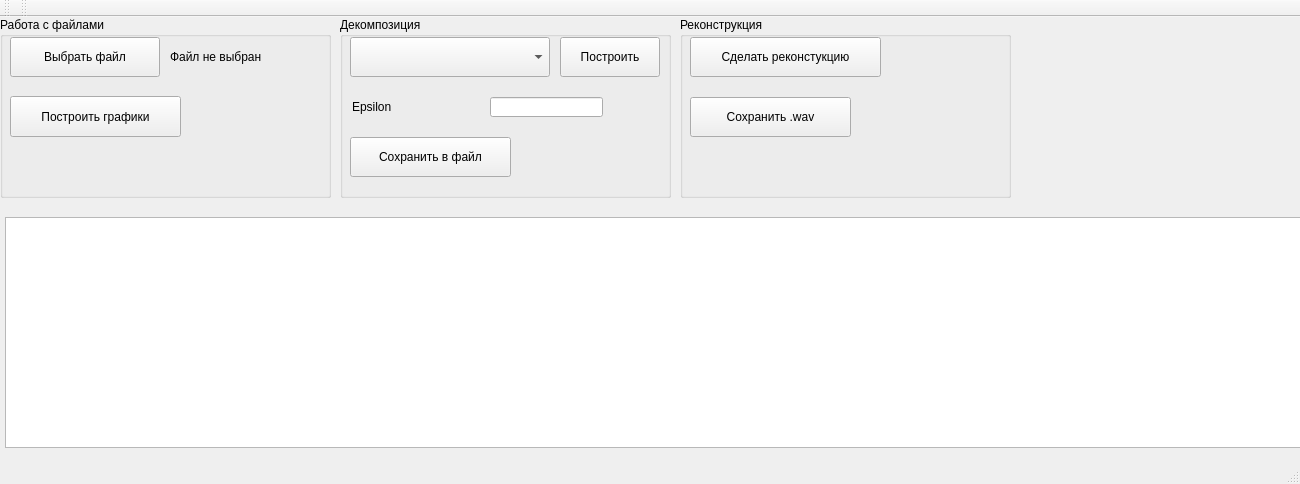
<?xml version="1.0" encoding="UTF-8"?>
<ui version="4.0">
 <class>MainWindow</class>
 <widget class="QMainWindow" name="MainWindow">
  <property name="geometry">
   <rect>
    <x>0</x>
    <y>0</y>
    <width>1300</width>
    <height>484</height>
   </rect>
  </property>
  <property name="windowTitle">
   <string>MainWindow</string>
  </property>
  <widget class="QWidget" name="centralWidget">
   <property name="autoFillBackground">
    <bool>false</bool>
   </property>
   <widget class="QGroupBox" name="groupBox">
    <property name="geometry">
     <rect>
      <x>0</x>
      <y>0</y>
      <width>331</width>
      <height>181</height>
     </rect>
    </property>
    <property name="title">
     <string>Работа с файлами</string>
    </property>
    <widget class="QPushButton" name="pushButton">
     <property name="geometry">
      <rect>
       <x>10</x>
       <y>20</y>
       <width>150</width>
       <height>40</height>
      </rect>
     </property>
     <property name="sizePolicy">
      <sizepolicy hsizetype="Fixed" vsizetype="Fixed">
       <horstretch>0</horstretch>
       <verstretch>0</verstretch>
      </sizepolicy>
     </property>
     <property name="minimumSize">
      <size>
       <width>80</width>
       <height>16</height>
      </size>
     </property>
     <property name="text">
      <string>Выбрать файл</string>
     </property>
    </widget>
    <widget class="QLabel" name="fileNameLabel">
     <property name="geometry">
      <rect>
       <x>170</x>
       <y>20</y>
       <width>150</width>
       <height>40</height>
      </rect>
     </property>
     <property name="text">
      <string>Файл не выбран</string>
     </property>
    </widget>
    <widget class="QPushButton" name="b_graph">
     <property name="geometry">
      <rect>
       <x>10</x>
       <y>79</y>
       <width>171</width>
       <height>41</height>
      </rect>
     </property>
     <property name="text">
      <string>Построить графики</string>
     </property>
    </widget>
   </widget>
   <widget class="QGroupBox" name="groupBox_2">
    <property name="geometry">
     <rect>
      <x>340</x>
      <y>0</y>
      <width>331</width>
      <height>181</height>
     </rect>
    </property>
    <property name="title">
     <string>Декомпозиция</string>
    </property>
    <widget class="QComboBox" name="comboBox">
     <property name="geometry">
      <rect>
       <x>10</x>
       <y>20</y>
       <width>200</width>
       <height>40</height>
      </rect>
     </property>
     <property name="currentIndex">
      <number>-1</number>
     </property>
     <property name="maxVisibleItems">
      <number>3</number>
     </property>
    </widget>
    <widget class="QLineEdit" name="lineEdit">
     <property name="geometry">
      <rect>
       <x>150</x>
       <y>80</y>
       <width>113</width>
       <height>20</height>
      </rect>
     </property>
     <property name="inputMethodHints">
      <set>Qt::ImhDigitsOnly</set>
     </property>
    </widget>
    <widget class="QPushButton" name="b_Decomp">
     <property name="geometry">
      <rect>
       <x>220</x>
       <y>20</y>
       <width>100</width>
       <height>40</height>
      </rect>
     </property>
     <property name="text">
      <string>Построить</string>
     </property>
    </widget>
    <widget class="QLabel" name="label">
     <property name="geometry">
      <rect>
       <x>12</x>
       <y>70</y>
       <width>150</width>
       <height>40</height>
      </rect>
     </property>
     <property name="text">
      <string>Epsilon</string>
     </property>
    </widget>
    <widget class="QPushButton" name="b_SaveFileTxt">
     <property name="geometry">
      <rect>
       <x>10</x>
       <y>120</y>
       <width>161</width>
       <height>40</height>
      </rect>
     </property>
     <property name="text">
      <string>Сохранить в файл</string>
     </property>
    </widget>
   </widget>
   <widget class="QGroupBox" name="groupBox_3">
    <property name="geometry">
     <rect>
      <x>680</x>
      <y>0</y>
      <width>331</width>
      <height>181</height>
     </rect>
    </property>
    <property name="title">
     <string>Реконструкция</string>
    </property>
    <widget class="QPushButton" name="b_Reconst">
     <property name="geometry">
      <rect>
       <x>10</x>
       <y>20</y>
       <width>191</width>
       <height>40</height>
      </rect>
     </property>
     <property name="text">
      <string>Сделать реконстукцию</string>
     </property>
    </widget>
    <widget class="QPushButton" name="b_SaveWav">
     <property name="geometry">
      <rect>
       <x>10</x>
       <y>80</y>
       <width>161</width>
       <height>40</height>
      </rect>
     </property>
     <property name="text">
      <string>Сохранить .wav</string>
     </property>
    </widget>
   </widget>
   <widget class="QTableWidget" name="tableWidget">
    <property name="geometry">
     <rect>
      <x>5</x>
      <y>200</y>
      <width>1300</width>
      <height>231</height>
     </rect>
    </property>
    <property name="toolTip">
     <string>Результаты</string>
    </property>
    <property name="layoutDirection">
     <enum>Qt::LeftToRight</enum>
    </property>
   </widget>
  </widget>
  <widget class="QMenuBar" name="menuBar">
   <property name="geometry">
    <rect>
     <x>0</x>
     <y>0</y>
     <width>1300</width>
     <height>17</height>
    </rect>
   </property>
  </widget>
  <widget class="QToolBar" name="mainToolBar">
   <attribute name="toolBarArea">
    <enum>TopToolBarArea</enum>
   </attribute>
   <attribute name="toolBarBreak">
    <bool>false</bool>
   </attribute>
  </widget>
  <widget class="QStatusBar" name="statusBar"/>
  <widget class="QToolBar" name="toolBar">
   <property name="windowTitle">
    <string>toolBar</string>
   </property>
   <attribute name="toolBarArea">
    <enum>TopToolBarArea</enum>
   </attribute>
   <attribute name="toolBarBreak">
    <bool>false</bool>
   </attribute>
  </widget>
 </widget>
 <layoutdefault spacing="6" margin="11"/>
 <resources/>
 <connections/>
</ui>
